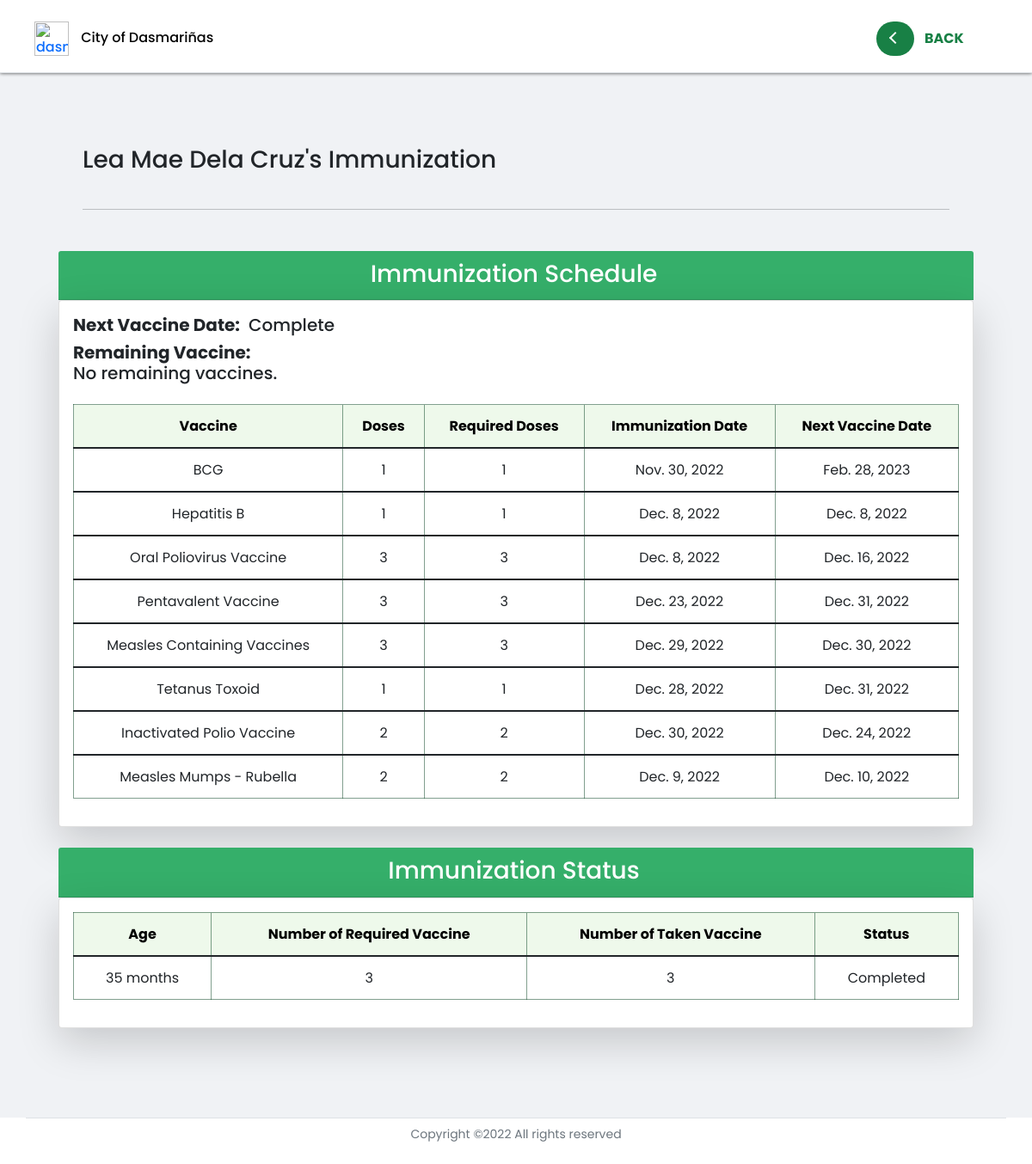
/preschooler_profile/immunization/2/ (signed in), run on the app's committed database.
### profilingApp/models.py (models this page shows, shortened)
class Preschooler(Model):
    GENDER = [('Male', 'Male'),
              ('Female', 'Female'),]
    parent = models.ForeignKey(Parent, on_delete=CASCADE)
    first_name = models.CharField(max_length=100)
    last_name = models.CharField(max_length=100)
    middle_name = models.CharField(max_length=100)
    suffix_name = models.CharField(max_length=100, null=True, blank=True)
    birthday = models.DateField(null=True, blank=True)
    height = models.FloatField(null=True, validators=[MinValueValidator(45.0), MaxValueValidator(120.0)])
    weight = models.FloatField(null=True, validators=[MinValueValidator(1.0), MaxValueValidator(28.0)])
    gender = models.CharField(max_length=100, choices=GENDER, null=True)
    date_measured = models.DateField(null=True, blank=True)
    health_problem = models.CharField(max_length=500, null=True, blank=True)
    history= HistoricalRecords()
    objects = models.Manager()
    lt_60_objects = PreschoolerManagerLess()
    gte_60_objects = PreschoolerManagerGreater()

class Vaccine(Model):
    VACCINES = [('BCG', 'BCG'),
                ('Hepatitis B', 'Hepatitis B'),
                ('Oral Poliovirus Vaccine', 'Oral Poliovirus Vaccine'),
                ('Pentavalent Vaccine', 'Pentavalent Vaccine'),
                ('Measles Containing Vaccines', 'Measles Containing Vaccines'),
                ('Tetanus Toxoid', 'Tetanus Toxoid'),
                ('Inactivated Polio Vaccine', 'Inactivated Polio Vaccine'),
                ('Measles Mumps - Rubella', 'Measles Mumps - Rubella'),]
    vax_preschooler = models.ForeignKey(Preschooler, on_delete=CASCADE)
    vax_name = models.CharField(max_length=500, choices=VACCINES)
    vax_dose = models.IntegerField()
    vax_date = models.DateField(null=True, blank=True)
    vax_remarks = models.DateField(null=True, blank=True)

### profilingApp/views.py (the view, shortened to what this page needs)
# urls.py: path('preschooler_profile/immunization/<str:pk>/', views.immunization_schedule, name='immunization_schedule'),
def immunization_schedule(request, pk):
    loggedin = request.user.user_type
    preschooler = Preschooler.objects.get(id=pk)
    vaccines = Vaccine.objects.filter(vax_preschooler=preschooler)
    vax_list = vaccines.values_list('vax_name', flat=True)
    dose_list = vaccines.values_list('vax_dose', flat=True)
    if len(vaccines) == 0:
        next_vax_date = 'None'
    elif len(vaccines) == 8:
        next_vax_date = 'Complete'
    else:
        next_vax_date = vaccines.order_by('-id')[0].vax_remarks
    context = {'vaccines' : vaccines,
               'vax_list' : vax_list,
               'dose_list' : dose_list,
               'preschooler':preschooler,
               'loggedin': loggedin,
               'next_vax' : next_vax_date}
    return render(request, 'activities/BHW Immunization Status.html', context)

### profilingApp/templates/activities/BHW Immunization Status.html (shortened to what this page needs)
{% extends 'activities/BHW Home.html' %}
{% load static %}
{% block dashboard %}
</head>
<body>
<header>
    <div class="site-header">
    <nav class="navbar fixed-top index__navbar scrolled border-bottom"
    style=" padding-left:3%; padding-right:3%;">
        <div class="flex-fill p-1 py-1">
            <div class="d-flex align-items-center justify-content-between">
                <div>
                    <a href="#" class="name" style="text-decoration: none;">
                        <img class="navbar-icon" src="{% static '/Media/avatar.png' %}" alt="dasma-logo">
                        <span id="hidetitle" class="brand__name" style="color:rgb(3, 3, 3); margin-left:10px;">City of Dasmariñas</span>
                    </a>
                </div>
                <div id="navLinks">
                    <ul class="nav text-small">
                        <li>
                            {% if loggedin == 'BHW' %}
                                <a href="{% url 'preschooler_profile' preschooler.id %}"  style="border-radius: 13%;background-color: white;"class="nav-link" data-toggle="tooltip" data-bs-placement="bottom" data-bs-offset="0,7"
                                title="Go back to Preschooler Profile">
                                <button class="back-button bg-white">
                                    <span class="circle" aria-hidden="true">
                                    <span class="icon arrow"></span>
                                    </span>
                                    <span class="button-text d-flex align-items-center justify-content-center">Back</span>
                                </button>
                                </a>
                            {% else %}
                                <a href="{% url 'parent_preschooler' preschooler.id %}"  style="border-radius: 13%;background-color: white;"class="nav-link" data-toggle="tooltip" data-bs-placement="bottom" data-bs-offset="0,7"
                                title="Go back to Preschooler Profile">
                                <button class="back-button bg-white">
                                    <span class="circle" aria-hidden="true">
                                    <span class="icon arrow"></span>
                                    </span>
                                    <span class="button-text d-flex align-items-center justify-content-center">Back</span>
                                </button>
                                </a>
                            {% endif %}
                        </li>
                    </ul>
                </div>
            </div>
        </div>
    </nav>
    </div>
</header>
<div id="grid" class="container-fluid" style="padding:3%; margin: top 65px;">
    <div class="container-grid p-4">
        <div class="">
            <div class="row">
                <div class="col-xl-8 col-md-6 col-12 mb-3 text-md-start text-center">
                    {% if preschooler.suffix_name is None %}
                        <h3>{{ preschooler.first_name }} {{ preschooler.middle_name }} {{ preschooler.last_name }}'s Immunization</h3>
                    {% else %}
                        <h3>{{ preschooler.first_name }} {{ preschooler.middle_name }} {{ preschooler.last_name }} {{ preschooler.suffix_name }}'s Immunization</h3>
                    {% endif %}
                </div>
                <div class="col-xl-4  col-md-6 col-12">
                </div>
            </div>
        <hr>
        </div>
    </div>
    <div class="text-dark">
        <div class="row">
            <div class="col p-2">
                <div class="card-header">
                    <h3> Immunization Schedule</h3>
                </div>
                <div class="card shadow-lg p-3 bg-white rounded" >
                    <div class="table-responsive">
                        <table class="table table-hover table-cell-border" id="table_validation">
                            <div class="d-flex justify-content-start">
                                <h5 style="font-size:20px; font-weight:bold;margin-right: 10px;">Next Vaccine Date:</h5>
                                <h5 class="text-dark mb-0" style="font-size: 20px;">{{ next_vax }}</h5>
                            </div>
                            <div class="" >
                                <h5 style="font-size:20px; font-weight:bold; margin-right:10px; margin: 0;">Remaining Vaccine:</h5>
                                {% if 'BCG' in vax_list and 'Hepatitis B' in vax_list and 'Oral Poliovirus Vaccine' in vax_list and 'Pentavalent Vaccine' in vax_list and 'Measles Containing Vaccines' in vax_list and 'Tetanus Toxoid' in vax_list and 'Inactivated Polio Vaccine' in vax_list and 'Measles Mumps - Rubella' in vax_list and dose_list.7 == 2 %}
                                    <h5 class="text-dark mb-0" style="font-size: 20px;"> No remaining vaccines.</h5>
                                {% elif 'BCG' in vax_list and 'Hepatitis B' in vax_list and 'Oral Poliovirus Vaccine' in vax_list and 'Pentavalent Vaccine' in vax_list and 'Measles Containing Vaccines' in vax_list and 'Tetanus Toxoid' in vax_list and 'Inactivated Polio Vaccine' in vax_list and dose_list.6 == 2 %}
                                    <h5 class="text-dark mb-0" style="font-size: 20px;">Measles Mumps - Rubella </h5>
                                {% elif 'BCG' in vax_list and 'Hepatitis B' in vax_list and 'Oral Poliovirus Vaccine' in vax_list and 'Pentavalent Vaccine' in vax_list and 'Measles Containing Vaccines' in vax_list and 'Tetanus Toxoid' in vax_list %}
                                    <h5 class="text-dark mb-0" style="font-size: 20px;">Inactivated Polio Vaccine and Measles Mumps - Rubella </p>
                                {% elif 'BCG' in vax_list and 'Hepatitis B' in vax_list and 'Oral Poliovirus Vaccine' in vax_list and 'Pentavalent Vaccine' in vax_list and 'Measles Containing Vaccines' in vax_list and dose_list.4 == 3 %}
                                    <h5 class="text-dark mb-0" style="font-size: 20px;">Tetanus Toxoid, Inactivated Polio Vaccine, and Measles Mumps - Rubella </p>
                                {% elif 'BCG' in vax_list and 'Hepatitis B' in vax_list and 'Oral Poliovirus Vaccine' in vax_list and 'Pentavalent Vaccine' in vax_list and dose_list.3 == 3 %}
                                    <h5 class="text-dark mb-0" style="font-size: 20px;">Measles Containing Vaccines, Tetanus Toxoid, Inactivated Polio Vaccine, and Measles Mumps - Rubella </h5>
                                {% elif 'BCG' in vax_list and 'Hepatitis B' in vax_list and 'Oral Poliovirus Vaccine' in vax_list and dose_list.2 == 3 %}
                                    <h5 class="text-dark mb-0" style="font-size: 20px;">Pentavalent Vaccine, Measles Containing Vaccines, Tetanus Toxoid, Inactivated Polio Vaccine, and Measles Mumps - Rubella </h5>
                                {% elif 'BCG' in vax_list and 'Hepatitis B' in vax_list %}
                                    <h5 class="text-dark mb-0" style="font-size: 20px;">Oral Poliovirus Vaccine, Pentavalent Vaccine, Measles Containing Vaccines, Tetanus Toxoid, Inactivated Polio Vaccine, and Measles Mumps - Rubella </h5>
                                {% elif 'BCG' in vax_list %}
                                    <h5 class="text-dark mb-0" style="font-size: 20px;">Hepatitis B, Oral Poliovirus Vaccine, Pentavalent Vaccine, Measles Containing Vaccines, Tetanus Toxoid, Inactivated Polio Vaccine, and Measles Mumps - Rubella </h5>
                                {% else %}
                                    <h5 class="text-dark mb-0" style="font-size: 20px;">BCG, Hepatitis B, Oral Poliovirus Vaccine, Pentavalent Vaccine, Measles Containing Vaccines, Tetanus Toxoid, Inactivated Polio Vaccine, and Measles Mumps - Rubella </p>
                                {% endif %}
                            </div>
                            <br>
                            <thead>
                                <tr>
                                    <th scope="col" class="text-center">Vaccine</th>
                                    <th scope="col" class="text-center">Doses</th>
                                    <th scope="col" class="text-center">Required Doses</th>
                                    <th scope="col" class="text-center">Immunization Date</th>
                                    <th scope="col" class="text-center">Next Vaccine Date</th>
                                </tr>
                            </thead>
                            {% for vaccine in vaccines %}
                            <tbody>
                                <tr>
                                    {% if vaccine.vax_name == 'Oral Poliovirus Vaccine' or vaccine.vax_name == 'Pentavalent Vaccine' or vaccine.vax_name == 'Measles Containing Vaccines' %}
                                        <td class="text-center">{{ vaccine.vax_name }}</td>
                                        <td class="text-center">{{ vaccine.vax_dose }}</td>
                                        <td class="text-center">3</td>
                                        <td class="text-center">{{ vaccine.vax_date }}</td>
                                        <td class="text-center">{{ vaccine.vax_remarks }}</td>
                                    {% elif vaccine.vax_name == 'Inactivated Polio Vaccine' or vaccine.vax_name == 'Measles Mumps - Rubella' %}
                                        <td class="text-center">{{ vaccine.vax_name }}</td>
                                        <td class="text-center">{{ vaccine.vax_dose }}</td>
                                        <td class="text-center">2</td>
                                        <td class="text-center">{{ vaccine.vax_date }}</td>
                                        <td class="text-center">{{ vaccine.vax_remarks }}</td>
                                    {% else %}
                                        <td class="text-center">{{ vaccine.vax_name }}</td>
                                        <td class="text-center">{{ vaccine.vax_dose }}</td>
                                        <td class="text-center">1</td>
                                        <td class="text-center">{{ vaccine.vax_date }}</td>
                                        <td class="text-center">{{ vaccine.vax_remarks }}</td>
                                    {% endif %}
                                </tr>
                            </tbody>
                            {% endfor %}
                        </table>
                    </div>
                </div>
            </div>
        </div>
    </div>
    <div class="row">
        <div class="col p-2 mt-2">
            <div class="card-header">
                <h3> Immunization Status </h3>
            </div>
            <div class="card shadow-lg p-3 bg-white rounded" >
                <div class="table-responsive">
                    <table class="table table-hover table-cell-border" id="table_validation">
                        <thead>
                            <tr>
                                <th scope="col" class="text-center">Age</th>
                                <th scope="col" class="text-center">Number of Required Vaccine</th>
                                <th scope="col" class="text-center">Number of Taken Vaccine</th>
                                <th scope="col" class="text-center">Status</th>
                            </tr>
                        </thead>
                        <tbody>
                            <tr>
                                    <td class="text-center">35 months</td>
                                    <td class="text-center">3</td>
                                    <td class="text-center">3</td>
                                    <td class="text-center">Completed</td>
                            </tr>
                        </tbody>
                    </table>
                </div>
            </div>
        </div>
    </div>
</div>
{% endblock %}

### profilingApp/templates/activities/BHW Home.html (shortened to what this page needs)
{% load static %}
<html lang="en">
<head>
    <link rel="stylesheet" href="{% static '/CSS/DataTables/datatables.min.css' %}">
    <link rel="stylesheet" href="{% static '/CSS/styles.css' %}">
    <link rel="stylesheet" href="{% static '/CSS/font-awesome/css/all.min.css' %}">
    <link rel="stylesheet" href="{% static '/CSS/css/bootstrap.min.css' %}">
   {% block dashboard %}{% endblock %}
<div class="footer text-muted">
    <div class="container">
        <div class="row text-center d-flex align-items-center">
                <div class="border-top p-2 d-flex justify-content-center align-items-center">
                    <p class="copyright"><small>
                    Copyright ©<script>document.write(new Date().getFullYear());</script> All rights reserved
                    </small>
                    </p>
                </div>
        </div>
    </div>
</div>
</body>
</html>

### data on the page
Preschooler: first_name "Lea Mae", middle_name "Dela", last_name "Cruz"
Vaccine: vax_name "BCG", vax_dose "1", vax_date "Nov. 30, 2022", vax_remarks "Feb. 28, 2023"
Vaccine: vax_name "Hepatitis B", vax_dose "1", vax_date "Dec. 8, 2022", vax_remarks "Dec. 8, 2022"
Vaccine: vax_name "Oral Poliovirus Vaccine", vax_dose "3", vax_date "Dec. 8, 2022", vax_remarks "Dec. 16, 2022"
Vaccine: vax_name "Pentavalent Vaccine", vax_dose "3", vax_date "Dec. 23, 2022", vax_remarks "Dec. 31, 2022"
Vaccine: vax_name "Measles Containing Vaccines", vax_dose "3", vax_date "Dec. 29, 2022", vax_remarks "Dec. 30, 2022"
Vaccine: vax_name "Tetanus Toxoid", vax_dose "1", vax_date "Dec. 28, 2022", vax_remarks "Dec. 31, 2022"
Vaccine: vax_name "Inactivated Polio Vaccine", vax_dose "2", vax_date "Dec. 30, 2022", vax_remarks "Dec. 24, 2022"
Vaccine: vax_name "Measles Mumps - Rubella", vax_dose "2", vax_date "Dec. 9, 2022", vax_remarks "Dec. 10, 2022"

### other printed values
{{ next_vax }} "Complete"
